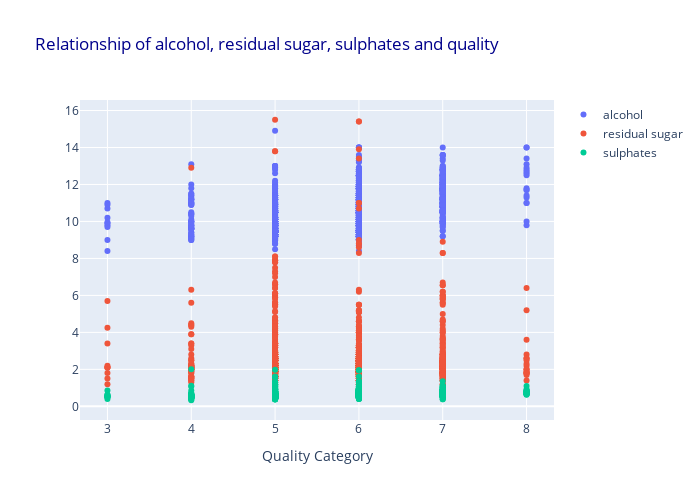

Write notebook code for a chart like this one.
### Code cell
fig = go.Figure([go.Scatter(y=wine_qual['alcohol'], x=wine_qual['quality'], mode='markers', name='alcohol'),
                 go.Scatter(y=wine_qual['residual sugar'], x=wine_qual['quality'], mode='markers', name='residual sugar'),
                 go.Scatter(y=wine_qual['sulphates'], x=wine_qual['quality'], mode='markers', name='sulphates')
                ])

fig.update_xaxes(title_text='Quality Category')

fig.update_layout(
    autosize=False,
    width=700,
    height=500,
    title_font_color="darkblue",
    title_text='Relationship of alcohol, residual sugar, sulphates and quality')
fig.show()

### Figure 1 — Plotly figure (JSON) as saved in the notebook; plotly's stock layout.template omitted (floating-point values rounded to 4 significant figures; data arrays with more than 128 entries replaced by an {"elided": "..."} marker saying what was removed)
{"data": [{"mode": "markers", "name": "alcohol", "type": "scatter", "x": {"elided": "1599 int values"}, "y": {"elided": "1599 float values"}}, {"mode": "markers", "name": "residual sugar", "type": "scatter", "x": {"elided": "1599 int values"}, "y": {"elided": "1599 float values"}}, {"mode": "markers", "name": "sulphates", "type": "scatter", "x": {"elided": "1599 int values"}, "y": {"elided": "1599 float values"}}], "layout": {"autosize": false, "height": 500, "title": {"font": {"color": "darkblue"}, "text": "Relationship of alcohol, residual sugar, sulphates and quality"}, "width": 700, "xaxis": {"autorange": true, "range": [2.672, 8.328], "title": {"text": "Quality Category"}, "type": "linear"}, "yaxis": {"autorange": true, "range": [-0.7381, 16.57], "type": "linear"}}}
